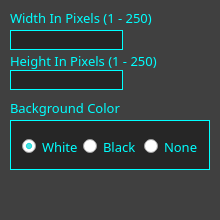
<?xml version="1.0" encoding="UTF-8"?>
<ui version="4.0">
 <class>newformdialog</class>
 <widget class="QDialog" name="newformdialog">
  <property name="geometry">
   <rect>
    <x>0</x>
    <y>0</y>
    <width>220</width>
    <height>220</height>
   </rect>
  </property>
  <property name="minimumSize">
   <size>
    <width>220</width>
    <height>220</height>
   </size>
  </property>
  <property name="maximumSize">
   <size>
    <width>220</width>
    <height>220</height>
   </size>
  </property>
  <property name="font">
   <font>
    <family>Bauhaus 93</family>
    <pointsize>10</pointsize>
   </font>
  </property>
  <property name="windowTitle">
   <string>New Sprite</string>
  </property>
  <property name="styleSheet">
   <string notr="true">QDialog 
{
background-color: #404040;
}</string>
  </property>
  <widget class="QLabel" name="height_label">
   <property name="geometry">
    <rect>
     <x>10</x>
     <y>50</y>
     <width>161</width>
     <height>21</height>
    </rect>
   </property>
   <property name="font">
    <font>
     <family>Bauhaus 93</family>
     <pointsize>10</pointsize>
    </font>
   </property>
   <property name="styleSheet">
    <string notr="true">QLabel
{
color:#00ffff;
}</string>
   </property>
   <property name="text">
    <string>Height In Pixels (1 - 250)</string>
   </property>
  </widget>
  <widget class="QGroupBox" name="background_color_group">
   <property name="geometry">
    <rect>
     <x>10</x>
     <y>120</y>
     <width>200</width>
     <height>50</height>
    </rect>
   </property>
   <property name="sizePolicy">
    <sizepolicy hsizetype="Preferred" vsizetype="Preferred">
     <horstretch>0</horstretch>
     <verstretch>0</verstretch>
    </sizepolicy>
   </property>
   <property name="styleSheet">
    <string notr="true">QGroupBox
{
	border: 1px solid #00ffff;
	background-color: #262626;
}</string>
   </property>
   <property name="title">
    <string/>
   </property>
   <layout class="QHBoxLayout" name="horizontalLayout">
    <item>
     <widget class="QRadioButton" name="white_background_button">
      <property name="minimumSize">
       <size>
        <width>60</width>
        <height>0</height>
       </size>
      </property>
      <property name="font">
       <font>
        <family>Bauhaus 93</family>
        <pointsize>10</pointsize>
       </font>
      </property>
      <property name="styleSheet">
       <string notr="true">QRadioButton
{
color:#00ffff;
}</string>
      </property>
      <property name="text">
       <string>White</string>
      </property>
      <property name="checked">
       <bool>true</bool>
      </property>
     </widget>
    </item>
    <item>
     <widget class="QRadioButton" name="black_background_button">
      <property name="minimumSize">
       <size>
        <width>60</width>
        <height>0</height>
       </size>
      </property>
      <property name="font">
       <font>
        <family>Bauhaus 93</family>
        <pointsize>10</pointsize>
       </font>
      </property>
      <property name="styleSheet">
       <string notr="true">QRadioButton
{
color:#00ffff;
}</string>
      </property>
      <property name="text">
       <string>Black</string>
      </property>
     </widget>
    </item>
    <item>
     <widget class="QRadioButton" name="no_background_color">
      <property name="sizePolicy">
       <sizepolicy hsizetype="MinimumExpanding" vsizetype="Fixed">
        <horstretch>0</horstretch>
        <verstretch>0</verstretch>
       </sizepolicy>
      </property>
      <property name="minimumSize">
       <size>
        <width>60</width>
        <height>0</height>
       </size>
      </property>
      <property name="font">
       <font>
        <family>Bauhaus 93</family>
        <pointsize>10</pointsize>
       </font>
      </property>
      <property name="styleSheet">
       <string notr="true">QRadioButton
{
color:#00ffff;
}</string>
      </property>
      <property name="text">
       <string>None</string>
      </property>
     </widget>
    </item>
   </layout>
  </widget>
  <widget class="QLabel" name="width_label">
   <property name="geometry">
    <rect>
     <x>10</x>
     <y>10</y>
     <width>171</width>
     <height>16</height>
    </rect>
   </property>
   <property name="font">
    <font>
     <family>Bauhaus 93</family>
     <pointsize>10</pointsize>
    </font>
   </property>
   <property name="styleSheet">
    <string notr="true">QLabel
{
color:#00ffff;
}</string>
   </property>
   <property name="text">
    <string>Width In Pixels (1 - 250)</string>
   </property>
  </widget>
  <widget class="QLineEdit" name="width_textbox">
   <property name="geometry">
    <rect>
     <x>10</x>
     <y>30</y>
     <width>113</width>
     <height>20</height>
    </rect>
   </property>
   <property name="font">
    <font>
     <family>Bauhaus 93</family>
    </font>
   </property>
   <property name="styleSheet">
    <string notr="true">QLineEdit#width_textbox
{
border: 1px solid #00ffff;
background: #262626;
color: #00ffff;
}</string>
   </property>
  </widget>
  <widget class="QLineEdit" name="height_textbox">
   <property name="geometry">
    <rect>
     <x>10</x>
     <y>70</y>
     <width>113</width>
     <height>20</height>
    </rect>
   </property>
   <property name="font">
    <font>
     <family>Bauhaus 93</family>
    </font>
   </property>
   <property name="styleSheet">
    <string notr="true">QLineEdit#height_textbox
{
border: 1px solid #00ffff;
background: #262626;
color: #00ffff;
}</string>
   </property>
  </widget>
  <widget class="QLabel" name="label">
   <property name="geometry">
    <rect>
     <x>10</x>
     <y>100</y>
     <width>121</width>
     <height>16</height>
    </rect>
   </property>
   <property name="font">
    <font>
     <family>Bauhaus 93</family>
     <pointsize>10</pointsize>
    </font>
   </property>
   <property name="styleSheet">
    <string notr="true">QLabel
{
	color: #00ffff;
}</string>
   </property>
   <property name="text">
    <string>Background Color</string>
   </property>
  </widget>
  <widget class="QPushButton" name="cancel_button">
   <property name="geometry">
    <rect>
     <x>130</x>
     <y>180</y>
     <width>75</width>
     <height>23</height>
    </rect>
   </property>
   <property name="styleSheet">
    <string notr="true">#cancel_button{
background-color: transparent;
border-image:url(:/buttons/Button Images/CancelButtonIdle.png);
background: none;
border: none;
background-repeat: none;
}
#cancel_button:pressed
{
border-image:url(:/buttons/Button Images/CancelButtonPressed.png);
}
</string>
   </property>
   <property name="text">
    <string/>
   </property>
  </widget>
  <widget class="QPushButton" name="okay_button">
   <property name="geometry">
    <rect>
     <x>50</x>
     <y>180</y>
     <width>75</width>
     <height>23</height>
    </rect>
   </property>
   <property name="styleSheet">
    <string notr="true">#okay_button{
background-color: transparent;
border-image:url(:/buttons/Button Images/OkayButtonIdle.png);
background: none;
border: none;
background-repeat: none;
}
#okay_button:pressed
{
border-image:url(:/buttons/Button Images/OkayButtonPressed.png);
}
</string>
   </property>
   <property name="text">
    <string/>
   </property>
  </widget>
 </widget>
 <resources/>
 <connections/>
</ui>
